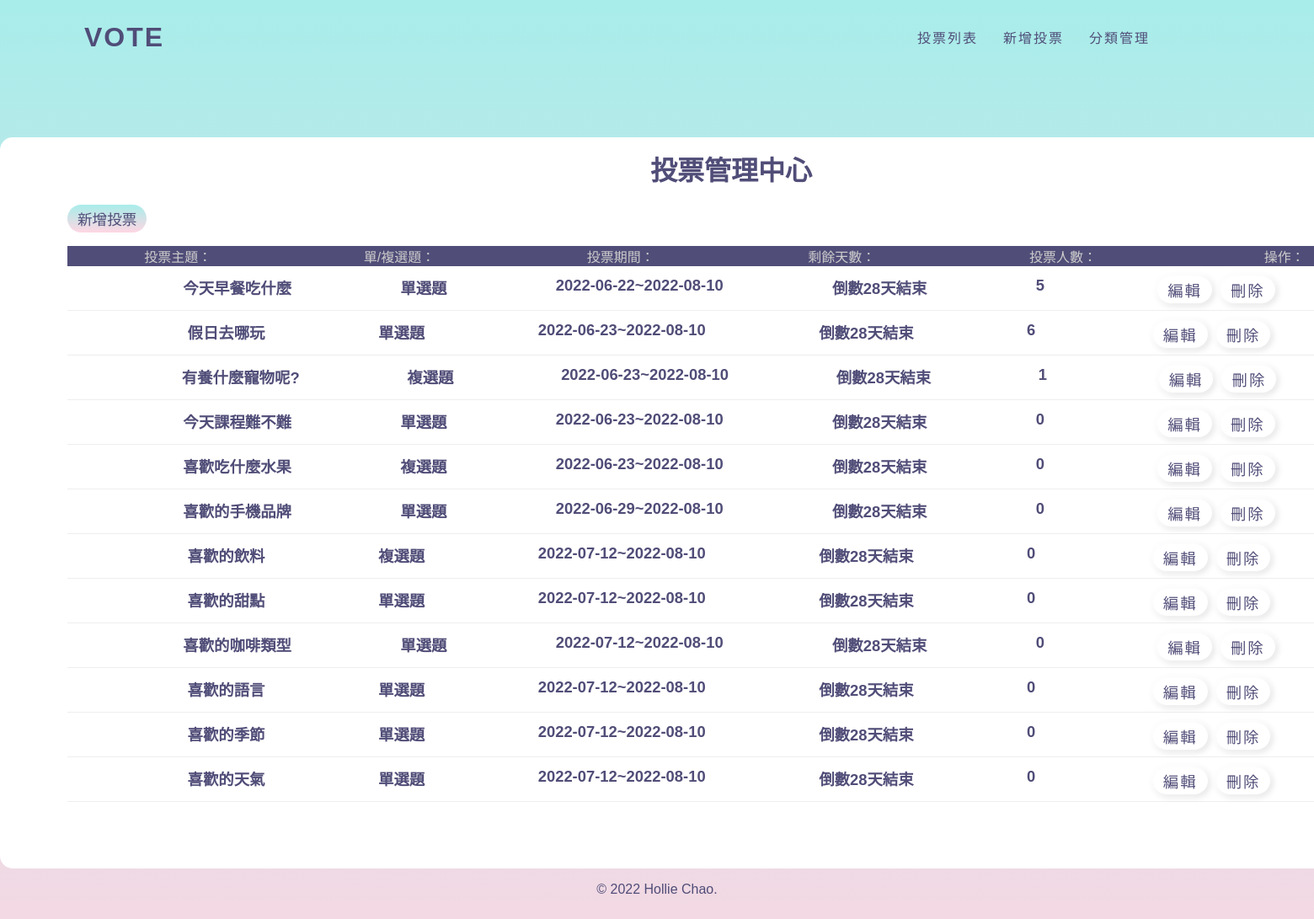
The page /back.php on the database its author committed.
### tables this page shows
CREATE TABLE `subjects` (
  `id` int(11) UNSIGNED NOT NULL COMMENT '序號',
  `subject` varchar(128) NOT NULL COMMENT '主題描述',
  `type_id` int(11) NOT NULL COMMENT '主題類別',
  `multiple` tinyint(1) NOT NULL DEFAULT 0 COMMENT '單/複選',
  `mulit_limit` tinyint(4) NOT NULL DEFAULT 1 COMMENT '單/複選項目數',
  `start` date NOT NULL COMMENT '開始時間',
  `end` date NOT NULL COMMENT '結束時間',
  `total` int(11) UNSIGNED NOT NULL DEFAULT 0 COMMENT '投票人數統計'
);

### api/base.php (called while the page is built, shortened)
<?php
function pdo(){
    $dsn = "mysql:host=localhost;charset=utf8;dbname=vote";
    return new PDO($dsn, 'root', '');
}
function all($table,...$arg){
    $pdo=pdo();
    $sql="SELECT * FROM $table ";
        return $pdo->query($sql)->fetchAll(PDO::FETCH_ASSOC);
    }
?>

### back.php (the view, shortened to what this page needs)
<?php include_once "./api/base.php";   ?>
<!DOCTYPE html>
<html lang="en">
<head>
  <link rel="stylesheet" href="./css/back.css">
</head>
<body style="overflow: hidden;">
  <nav>
    <?php include "./layout/back_nav.php"; ?>
  </nav>
  <div class="container">
    <h1>投票管理中心</h1>
    <?php
      if(isset($file) && file_exists($file)){
        include $file;
      }else{
    ?>
      <button class=btn onclick="location.href='?do=add_vote'">新增投票</button>
      <div>
        <ul>
          <li class="list-header">
            <div>投票主題：</div>
            <div>單/複選題：</div>
            <div>投票期間：</div>
            <div>剩餘天數：</div>
            <div>投票人數：</div>
            <div>操作：</div>
          </li>
          <?php
          $subjects=all('subjects');
          foreach($subjects as $subject){
            echo "<li class='list-items'>";
            echo "<div>{$subject['subject']}</div>";
            if($subject['multiple']==0){
              echo "<div class='text-center'>單選題</div>";
            }else{
              echo "<div class='text-center'>複選題</div>";
            }
            echo "<div class='text-center'>";
            echo $subject['start']. "~" .$subject['end'];
            echo "</div>";
            echo "<div class='text-center'>";
              $today=strtotime("now");
              $end=strtotime($subject['end']);
              if(($end-$today)>0){
                $remain=floor(($end-$today)/(60*60*24));
                echo "倒數".$remain."天結束";
              }else{
                echo "<span style='color:grey;'>投票已截止</span>";
              }
            echo "</div>";
            echo "<div class='text-center'>{$subject['total']}</div>";
            echo "<div class='text-center'>";
            echo "<a class='edit' href='?do=edit&id={$subject['id']}'><span>編輯</span></a>";
            echo "<a class='del' href='?do=del&id={$subject['id']}'><span>刪除</span></a>";
            echo "</div>";
            echo "</li>";
          }
          ?>
        </ul>
      </div>
    <?php
      }
    ?>
  </div>
  <?php include "./layout/footer.php"; ?>
</body>
</html>

### css/back.css (style rules this page uses)
* { margin: 0; padding: 0; box-sizing: border-box; font-family: Arial, Helvetica, sans-serif; color: #504d78; text-decoration:none }
body { height: 100vh; background-image: linear-gradient(to top, #fed6e3 0%, #a8edea 100%); }
.container { width: 160vh; height: 80vh; background: white; margin: 0 auto; margin-top: 15vh; border-radius: 15px; overflow: auto; }
h1 { text-align: center; line-height: 5rem; }
.btn { margin-left: 5rem ; display: inline-block; border: 1px solid #ccc; border-radius: 20px; background-image: linear-gradient(to top, #fed6e3 0%, #a8edea 100%,#fed6e3 0%,#a8edea 100%,#fed6e3 0% ); padding: 0.25rem 0.75rem; font-size: 1.1rem; box-sizing: 0 0 10px #ccc; border: none; outline: none; }
ul { margin: 1rem 5rem; }
.list-items { display: flex; justify-content: space-evenly; padding: 0.5rem; margin: 0.25rem 0; border-bottom: 1px solid #eee; font-weight: bold; font-size: 1.15rem; }
.edit { display: inline-block; padding: 3px 12px; text-decoration: none; text-transform: uppercase; font-weight: 500; letter-spacing: 2px; margin: 0 5px; color: #504d78; border-radius: 40px; box-shadow: -2px -2px 8px rgba(255, 255, 255, 1), -2px -2px 12px rgba(255, 255, 255, 0.5), inset 2px 2px 4px rgba(255, 255, 255, 0.5), 2px 2px 8px rgba(0, 0, 0, 0.15); }
.del { display: inline-block; padding: 3px 12px; text-decoration: none; text-transform: uppercase; font-weight: 500; letter-spacing: 2px; margin: 0 5px; color: #504d78; border-radius: 40px; box-shadow: -2px -2px 8px rgba(255, 255, 255, 1), -2px -2px 12px rgba(255, 255, 255, 0.5), inset 2px 2px 4px rgba(255, 255, 255, 0.5), 2px 2px 8px rgba(0, 0, 0, 0.15); }
.list-header { display: flex; justify-content: space-evenly; text-align: center; }
.list-header div { width: calc(100% / 5); background: #504d78; color: #ccc; }

### rows shown on the page
subjects: subject "今天早餐吃什麼", multiple "單選題", start "2022-06-22", end "2022-08-10", total "5"
subjects: subject "假日去哪玩", multiple "單選題", start "2022-06-23", end "2022-08-10", total "6"
subjects: subject "有養什麼寵物呢?", multiple "複選題", start "2022-06-23", end "2022-08-10", total "1"
subjects: subject "今天課程難不難", multiple "單選題", start "2022-06-23", end "2022-08-10", total "0"
subjects: subject "喜歡吃什麼水果", multiple "複選題", start "2022-06-23", end "2022-08-10", total "0"
subjects: subject "喜歡的手機品牌", multiple "單選題", start "2022-06-29", end "2022-08-10", total "0"
subjects: subject "喜歡的飲料", multiple "複選題", start "2022-07-12", end "2022-08-10", total "0"
subjects: subject "喜歡的甜點", multiple "單選題", start "2022-07-12", end "2022-08-10", total "0"
subjects: subject "喜歡的咖啡類型", multiple "單選題", start "2022-07-12", end "2022-08-10", total "0"
subjects: subject "喜歡的語言", multiple "單選題", start "2022-07-12", end "2022-08-10", total "0"
subjects: subject "喜歡的季節", multiple "單選題", start "2022-07-12", end "2022-08-10", total "0"
subjects: subject "喜歡的天氣", multiple "單選題", start "2022-07-12", end "2022-08-10", total "0"
